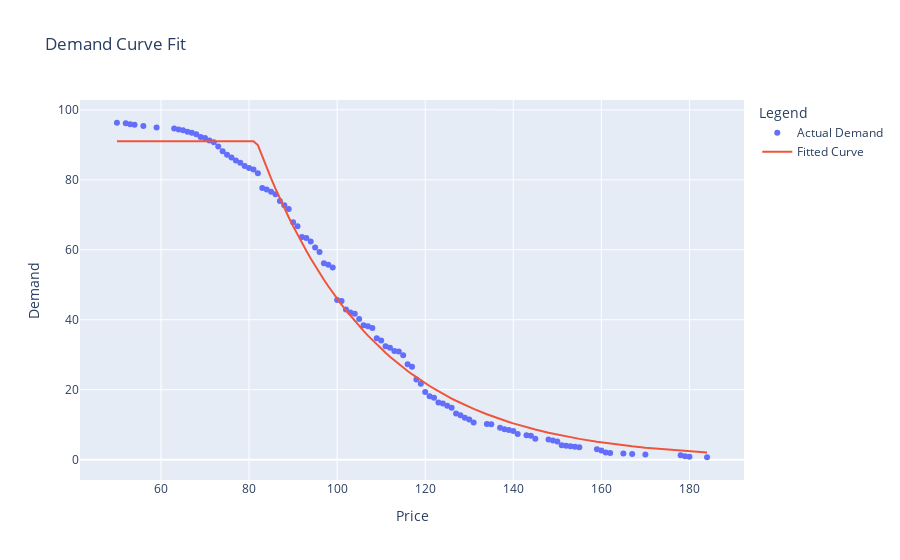

Notebook source saved alongside this figure:
### Markdown cell above
The demand_curve function represents a demand curve, incorporating additional parameters and constraints. Here's an explanation of the components of this function:

x: Price

a, b, c, d: These are parameters that control the shape and behavior of the demand curve.

'a' affects the amplitude or scale of the demand curve.
'b' determines the rate of decrease in demand as 'x' increases.
'c' represents factors other than 'x' (price) that can affect demand.
'd' represents an additional constant that can shift the entire demand curve up or down.
max_demand: It defines a maximum demand level, and the demand curve is constrained not to exceed this value. This is a manual addition to avoid having unrealistically high values at very low prices - this is a business constraint, as the hotel would not sell at low rates, such as 10 or 5, even if the demand was extremely high. This step is not necessary, and I could have used another demand function instead. However, in the interest of time, I added this constraint.

demand = a np.exp(-b x) + c: This is the core of the demand curve equation, representing the basic demand behavior.

np.where(x <= max_demand, np.minimum(demand, max_demand), demand): This part of the code is applying a constraint to the demand curve. It checks if 'x' (price) is less than or equal to 'max_demand' and, if so, replaces the demand with the minimum value between the calculated demand and 'max_demand.' This ensures that the demand doesn't exceed 'max_demand' when 'x' is within that range.

### Code cell
predicted_demand = demand_curve(x_data, a_fit, b_fit,c_fit,d_fit,max_demand)

# Create a scatter plot for the actual demand
scatter_trace = go.Scatter(x=x_data, y=y_data, mode='markers', name='Actual Demand')

# Create a line plot for the fitted curve
# It's better to sort x_data for a smooth line plot if it's not already sorted
sorted_indices = np.argsort(x_data)
sorted_x_data = x_data[sorted_indices]
sorted_predicted_demand = predicted_demand[sorted_indices]
line_trace = go.Scatter(x=sorted_x_data, y=sorted_predicted_demand, mode='lines', name='Fitted Curve')

# Create the figure and add the traces
fig = go.Figure(data=[scatter_trace, line_trace])

# Update the layout
fig.update_layout(
    title='Demand Curve Fit',
    xaxis_title='Price',
    yaxis_title='Demand',
    legend_title='Legend'
)

# Show the plot
fig.show()

### Figure 1 — Plotly figure (JSON) as saved in the notebook; plotly's stock layout.template omitted (floating-point values rounded to 4 significant figures)
{"data": [{"mode": "markers", "name": "Actual Demand", "type": "scatter", "x": [184.0, 180.0, 179.0, 178.0, 170.0, 167.0, 165.0, 162.0, 161.0, 160.0, 159.0, 155.0, 154.0, 153.0, 152.0, 151.0, 150.0, 149.0, 148.0, 145.0, 144.0, 143.0, 141.0, 140.0, 139.0, 138.0, 137.0, 135.0, 134.0, 131.0, 130.0, 129.0, 128.0, 127.0, 126.0, 125.0, 124.0, 123.0, 122.0, 121.0, 120.0, 119.0, 118.0, 117.0, 116.0, 115.0, 114.0, 113.0, 112.0, 111.0, 110.0, 109.0, 108.0, 107.0, 106.0, 105.0, 104.0, 103.0, 102.0, 101.0, 100.0, 99.0, 98.0, 97.0, 96.0, 95.0, 94.0, 93.0, 92.0, 91.0, 90.0, 89.0, 88.0, 87.0, 86.0, 85.0, 84.0, 83.0, 82.0, 81.0, 80.0, 79.0, 78.0, 77.0, 76.0, 75.0, 74.0, 73.0, 72.0, 71.0, 70.0, 69.0, 68.0, 67.0, 66.0, 65.0, 64.0, 63.0, 59.0, 56.0, 54.0, 53.0, 52.0, 50.0], "y": [0.6812, 0.8174, 0.9537, 1.226, 1.499, 1.635, 1.771, 1.907, 2.044, 2.588, 2.997, 3.542, 3.678, 3.815, 3.951, 4.087, 5.177, 5.449, 5.722, 5.994, 6.812, 6.948, 7.357, 8.174, 8.447, 8.719, 9.128, 10.08, 10.22, 10.63, 11.44, 11.99, 12.67, 13.21, 14.85, 15.39, 16.08, 16.35, 17.71, 18.12, 19.35, 21.66, 22.89, 26.57, 27.25, 29.84, 30.93, 31.06, 32.02, 32.42, 34.06, 34.74, 37.6, 38.15, 38.42, 40.19, 41.69, 42.1, 42.91, 45.37, 45.64, 54.9, 55.72, 56.13, 59.4, 60.62, 62.4, 63.35, 63.62, 66.76, 67.85, 71.66, 72.75, 73.98, 75.88, 76.56, 77.25, 77.65, 81.88, 82.97, 83.38, 83.92, 84.88, 85.56, 86.37, 87.19, 88.14, 89.51, 90.73, 91.28, 91.96, 92.23, 93.05, 93.46, 93.73, 94.14, 94.41, 94.68, 94.96, 95.37, 95.77, 95.91, 96.18, 96.32]}, {"mode": "lines", "name": "Fitted Curve", "type": "scatter", "x": [50.0, 52.0, 53.0, 54.0, 56.0, 59.0, 63.0, 64.0, 65.0, 66.0, 67.0, 68.0, 69.0, 70.0, 71.0, 72.0, 73.0, 74.0, 75.0, 76.0, 77.0, 78.0, 79.0, 80.0, 81.0, 82.0, 83.0, 84.0, 85.0, 86.0, 87.0, 88.0, 89.0, 90.0, 91.0, 92.0, 93.0, 94.0, 95.0, 96.0, 97.0, 98.0, 99.0, 100.0, 101.0, 102.0, 103.0, 104.0, 105.0, 106.0, 107.0, 108.0, 109.0, 110.0, 111.0, 112.0, 113.0, 114.0, 115.0, 116.0, 117.0, 118.0, 119.0, 120.0, 121.0, 122.0, 123.0, 124.0, 125.0, 126.0, 127.0, 128.0, 129.0, 130.0, 131.0, 134.0, 135.0, 137.0, 138.0, 139.0, 140.0, 141.0, 143.0, 144.0, 145.0, 148.0, 149.0, 150.0, 151.0, 152.0, 153.0, 154.0, 155.0, 159.0, 160.0, 161.0, 162.0, 165.0, 167.0, 170.0, 178.0, 179.0, 180.0, 184.0], "y": [91.04, 91.04, 91.04, 91.04, 91.04, 91.04, 91.04, 91.04, 91.04, 91.04, 91.04, 91.04, 91.04, 91.04, 91.04, 91.04, 91.04, 91.04, 91.04, 91.04, 91.04, 91.04, 91.04, 91.04, 91.04, 89.94, 86.66, 83.49, 80.44, 77.5, 74.66, 71.93, 69.3, 66.77, 64.33, 61.98, 59.71, 57.53, 55.43, 53.4, 51.45, 49.57, 47.76, 46.01, 44.33, 42.71, 41.15, 39.64, 38.19, 36.8, 35.45, 34.16, 32.91, 31.7, 30.55, 29.43, 28.35, 27.32, 26.32, 25.36, 24.43, 23.54, 22.68, 21.85, 21.05, 20.28, 19.54, 18.82, 18.14, 17.47, 16.83, 16.22, 15.63, 15.05, 14.5, 12.97, 12.5, 11.6, 11.18, 10.77, 10.37, 9.994, 9.277, 8.938, 8.611, 7.701, 7.419, 7.148, 6.887, 6.635, 6.393, 6.159, 5.934, 5.113, 4.926, 4.746, 4.572, 4.089, 3.795, 3.394, 2.52, 2.428, 2.339, 2.015]}], "layout": {"legend": {"title": {"text": "Legend"}}, "title": {"text": "Demand Curve Fit"}, "xaxis": {"title": {"text": "Price"}}, "yaxis": {"title": {"text": "Demand"}}}}
